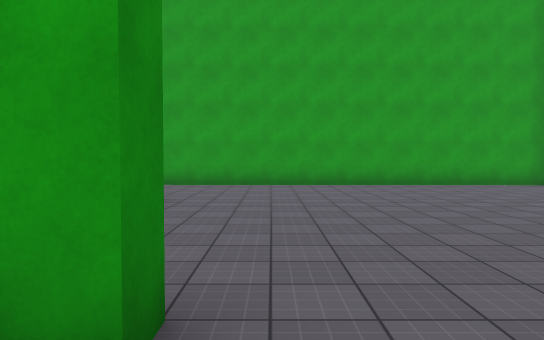
view 1 (above)

14 first-person views from a walk through a 3-D level made in the Unity game engine. The camera is 1.5 m above the floor, tilts 2° down and sees 70° across. The floor is counted in squares, 2 m on a side. Each view is taken from the middle of a square. On the plan, view 1 faces up. The plan holds only what a view shows up to about 12 squares ahead; the rest is blank. The place goes on beyond the plan. The player character is not drawn. Door leaves are left out, so doorways stand open. Surface patterns are stand-ins for the level's own textures.

view 2
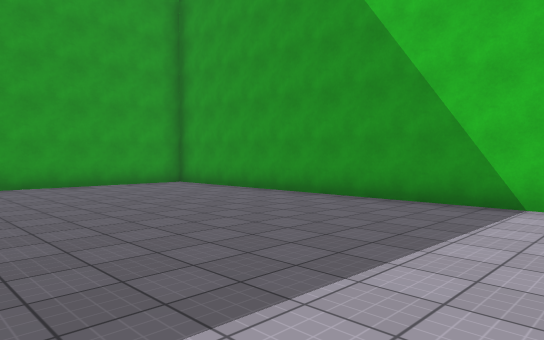

view 3
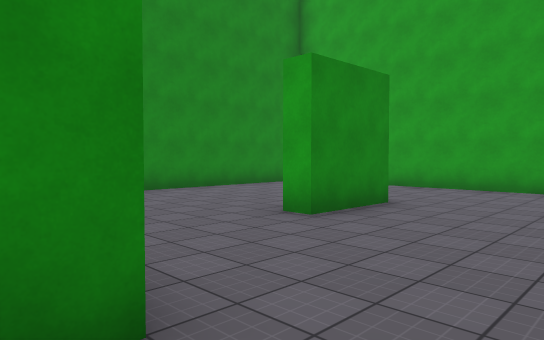

view 4
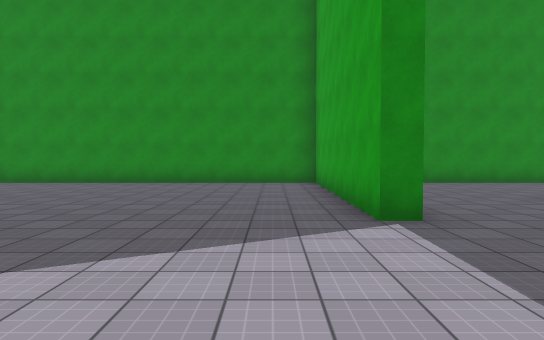

view 5
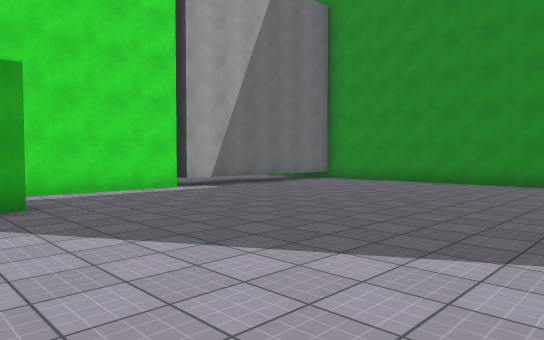

view 6
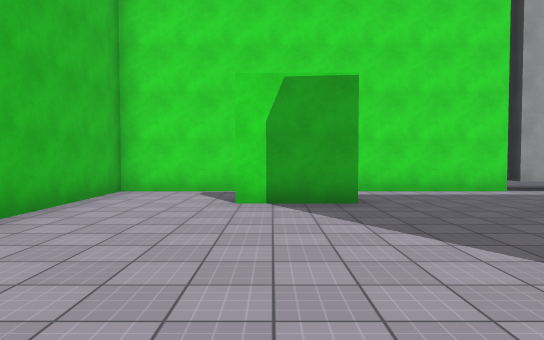

view 7
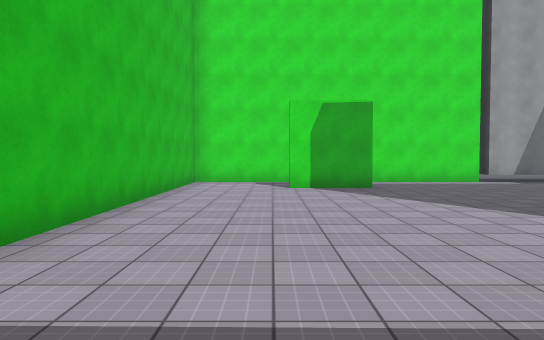

view 8
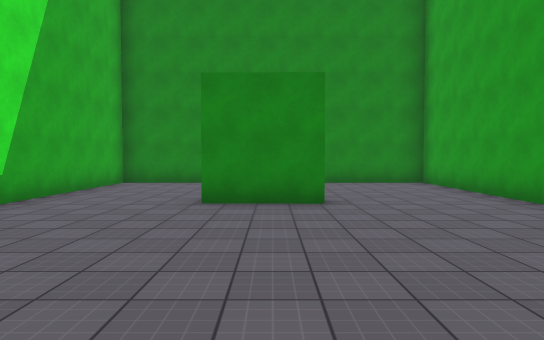

view 9
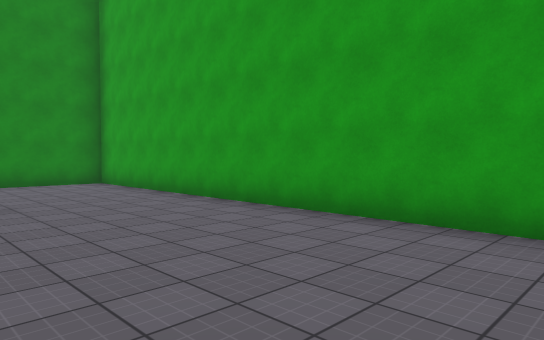

view 10
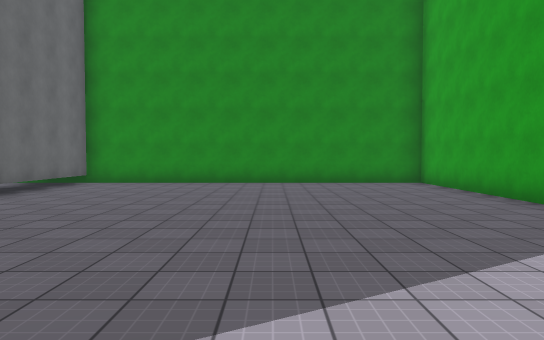

view 11
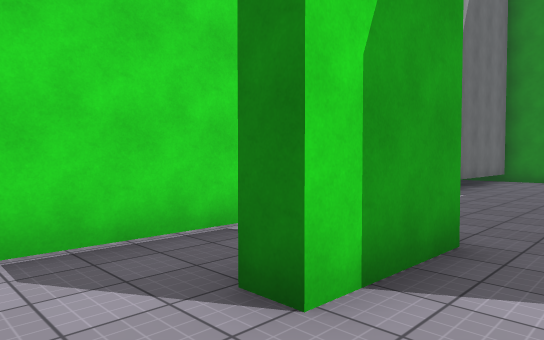

view 12
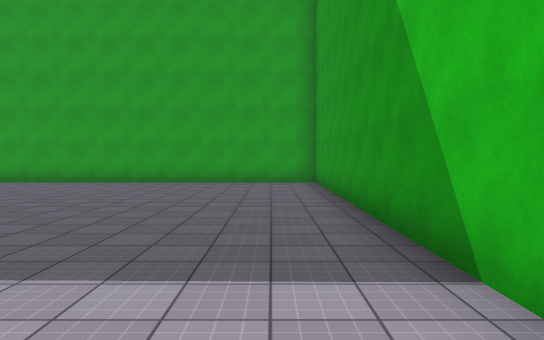

view 13
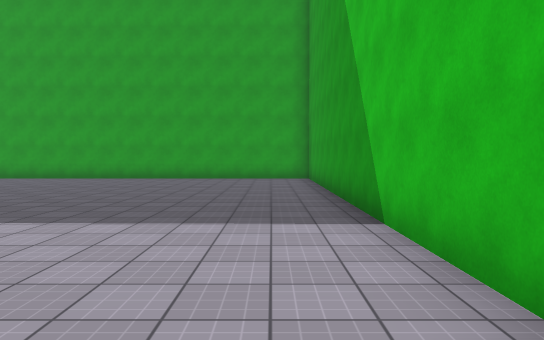

view 14
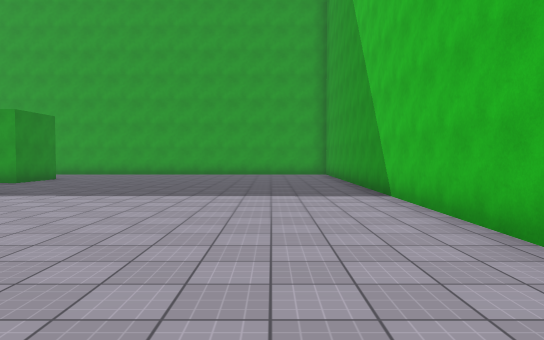

### Floor plan
Points are (right, up) in squares from view 1. A wall is a line through its corners. A room is listed if a view was taken in it or the views show most of it. See-through windows are left out.
Room 1 (views 1, 2, 3, 4, 5, 6, 7, 8, 9, 10, 11, 12, 13, 14)
walls: (-0.5, 1.9) (-0.5, 1.3) (-7.1, 1.3) (-7.1, -9.4); (-2.1, 6.9) (-2.2, 4.9) (-2.7, 4.9); (2.5, -6.2) (4.6, -6.2) (4.6, -6.7); (-1.1, -8.3) (7.3, -8.3) (7.3, 10.1) (-7.1, 10.3) (-7.1, 1.8) (-2, 1.8); (-7.1, -8.3) (-1.3, -8.3) (-1.3, -8.8)

Where each view was taken, in squares from view 1:
view 1: 0 up, 0 right, facing up
view 2: 0 up, 1 right, facing up-right
view 3: 1 up, 1 right, facing up-left
view 4: 0 up, 4 right, facing left
view 5: 0 up, 4 right, facing down-left
view 6: 0 up, 4 right, facing down
view 7: 3 up, 5 right, facing down
view 8: 6 up, 4 right, facing left
view 9: 6 up, 4 right, facing up-left
view 10: 3 down, 4 right, facing left
view 11: 5 down, 6 right, facing down-left
view 12: 1 down, 6 right, facing up
view 13: 3 down, 6 right, facing up
view 14: 6 down, 5 right, facing up
